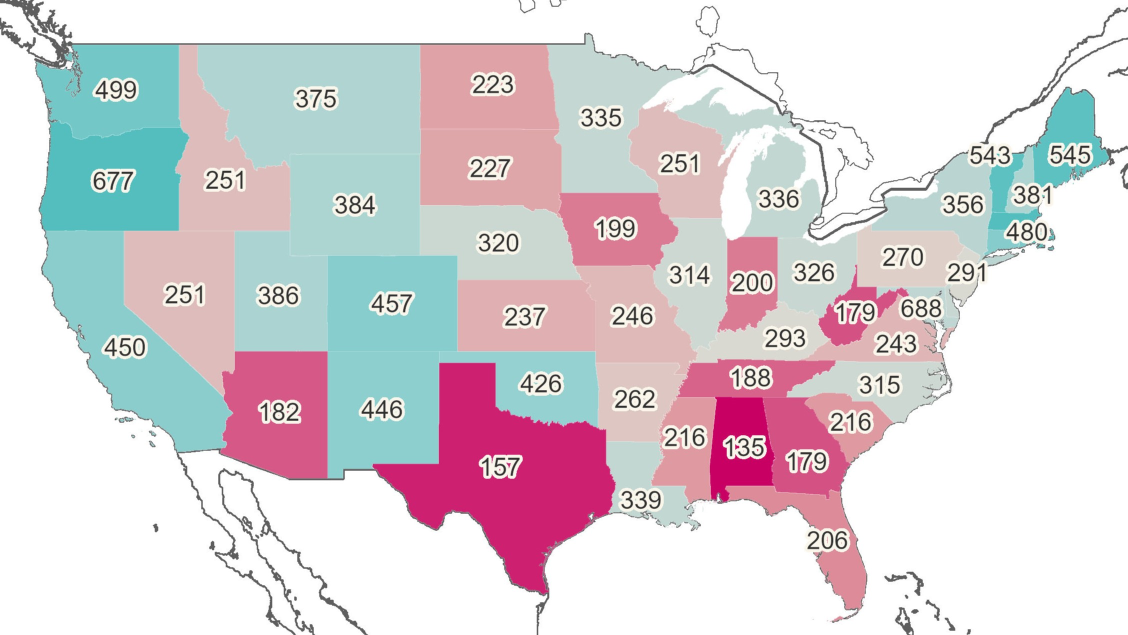
#> input picture data/img/mental_health.jpg, 2256 x 1270 px (shown at 1/2 size)
$ jupyter execute --allow-errors sandbox.ipynb
#> lines starting #> are read from the running program, lines starting #| are printed output that depends on the picture; after the words box and inside, x2 and y2 are one past the last pixel; in counts of white or black regions, pixels touching at a corner belong together
This is jupyter notebook for teamates who are not familar with command line interface

[cell 1]
import pandas as pd

[cell 2]
path = '../data/haunted_places.tsv'
#> (the rest of this cell did not finish here and is left out)

#> (a cell that did not finish here is left out)

[cell 4]
import requests
from bs4 import BeautifulSoup
import pandas as pd
from datetime import datetime

##################################################################################3
# Source 1 : https://www.timeanddate.com/astronomy/usa

def webcrawl_daylight():
    # URL of interest
    url = "https://www.timeanddate.com/astronomy/usa"

    # 1. Fetch the page content
    response = requests.get(url)
    if response.status_code != 200:
        print(f"Failed to retrieve page, status code: {response.status_code}")
        return None, None

    # 2. Parse the HTML
    soup = BeautifulSoup(response.text, 'html.parser')

    # 3. Find the target table (class="zebra fw tb-sm zebra")
    table = soup.find('table', {'class': 'zebra fw tb-sm zebra'})
    if not table:
        print("Could not find the expected table on the page.")
        return None, None

    data = []

    # 4. Loop over each row in the table (skipping the header)
    rows = table.find_all('tr')[1:]  # first row is the header
    for row in rows:
        cols = row.find_all('td')
        if len(cols) < 3:
            # Not a valid data row
            continue

        # Column 0: City/State info (e.g. "Adak (AK)")
        city_state_full = cols[0].get_text(strip=True)

        # Attempt to parse city and state.
        # The format might be something like "Adak (AK)" or "Akron – Ohio – USA"
        # Adjust parsing logic according to actual structure you see on the site.
        # For demonstration, let's do a simple split:
        if " – " in city_state_full:
            parts = [p.strip() for p in city_state_full.split("–")]
            if len(parts) >= 2:
                city = parts[0]
                state = parts[1]
            else:
                city = city_state_full
                state = "Unknown"
        else:
            # If the string is like "Adak (AK)"
            city = city_state_full
            # Extract something in parentheses as state, e.g. (AK)
            # This is optional and depends on the site’s structure
            if "(" in city_state_full and ")" in city_state_full:
                state = city_state_full[city_state_full.index("(")+1 : city_state_full.index(")")]
                # Also remove the parentheses from city name
                city = city_state_full.split("(")[0].strip()
            else:
                state = "Unknown"

        # Column 1: Sunrise time (might include '↑')
        sunrise_str = cols[1].get_text(strip=True)
        # Column 2: Sunset time (might include '↓')
        sunset_str = cols[2].get_text(strip=True)

        # Remove unwanted symbols/characters
        for arrow in ['↑', '↓']:
            sunrise_str = sunrise_str.replace(arrow, '').strip()
            sunset_str = sunset_str.replace(arrow, '').strip()

        # 5. Parse times into datetime objects so we can compute the difference
        # Use a dummy date to parse times
        date_str = "2025-01-01"

        try:
            sunrise_dt = datetime.strptime(date_str + " " + sunrise_str, "%Y-%m-%d %I:%M %p")
            sunset_dt = datetime.strptime(date_str + " " + sunset_str, "%Y-%m-%d %I:%M %p")
            # Compute difference in hours
            daylight_minutes = (sunset_dt - sunrise_dt).total_seconds() / 60
        except Exception as e:
            # If parsing fails, skip
            print(f"Parsing error for city={city}, sunrise={sunrise_str}, sunset={sunset_str}, error={e}")
            continue

        data.append({
            "city": city,
            "state": state,
            "sunrise": sunrise_dt.strftime("%I:%M %p"),
            "sunset": sunset_dt.strftime("%I:%M %p"),
            "daylight_minutes": daylight_minutes
        })

    # 6. Create a DataFrame
    df = pd.DataFrame(data)

    avg_major_cities = df['daylight_minutes'].mean()

    # [7 lines of commented-out code are left out]

    return df, avg_major_cities

def generate_daylight_avg_by_state():
    # avg_by_state has two columns: [state, avg_daylight_minutes]
    df, avg_daylight_of_major_cities = webcrawl_daylight()
    if df is not None and avg_daylight_of_major_cities is not None:
        print("\n--- Raw Data (City-Level) ---")
        print(df.head(20))

        print("\n--- Average Daylight Hours of major cities ---")
        #print(avg_daylight_of_major_cities.sort_values("avg_daylight_minutes", ascending=False))
    #avg_daylight_of_major_cities.to_csv('../data/daylight_s1')
    return round(avg_daylight_of_major_cities,1)

generate_daylight_avg_by_state()
#> (the call stopped at in webcrawl_daylight, `response = requests.get(url)`: the network is not available in this run)

[cell 5]
temp = 5
x = {"A":[1,2,3,4],"B":[5,6,7,8]}
df = pd.DataFrame(x)
df["C"] = df["B"] - temp
df

[cell 6]
import cv2
import pytesseract
import numpy as np
import re

# If Tesseract is not in your PATH, uncomment and specify its location:
pytesseract.pytesseract.tesseract_cmd = r"C:\Program Files\Tesseract-OCR\tesseract.exe"

# Hard-coded dictionary of approximate center coordinates for each state:
states_coords = {
    "Alabama": (1480, 890),
    "Arizona": (560, 830),
    "Arkansas": (1270, 800),
    "California": (250, 695),
    "Colorado": (780, 605),
    "Connecticut": (2000, 485),
    "Delaware": (1850, 615),
    "Florida": (1660, 1080),
    "Georgia": (1615, 920),
    "Idaho": (450, 360),
    "Illinois": (1380, 550),
    "Indiana": (1490, 590),
    "Iowa": (1230, 460),
    "Kansas": (1040, 640),
    "Kentucky": (1560, 670),
    "Louisiana": (1280, 1000),
    "Maine": (2140, 310),
    "Maryland": (1850, 620),
    "Massachusetts": (1995, 440),
    "Michigan": (1560, 420),
    "Minnesota": (1200, 230),
    "Mississippi": (1380, 880),
    "Missouri": (1270, 630),
    "Montana": (630, 195),
    "Nebraska": (1000, 480),
    "Nevada": (360, 590),
    "New Hampshire": (2060, 390),
    "New Jersey": (1930, 550),
    "New Mexico": (760, 820),
    "New York": (1920, 410),
    "North Carolina": (1760, 760),
    "North Dakota": (990, 170),
    "Ohio": (1630, 545),
    "Oklahoma": (1080, 770),
    "Oregon": (225, 360),
    "Pennsylvania": (1800, 540),
    "Rhode Island": (2060, 485),
    "South Carolina": (1700, 850),
    "South Dakota": (980, 340),
    "Tennessee": (1510, 760),
    "Texas": (1000, 930),
    "Utah": (560, 590),
    "Vermont": (1980, 315),
    "Virginia": (1800, 680),
    "Washington": (235, 178),
    "West Virginia": (1710, 650),
    "Wisconsin": (1360, 330),
    "Wyoming": (715, 410),
}

# Path to your image (2256x1270):
image_path = "../data/img/mental_health_04.jpg"

# Read the image
image = cv2.imread(image_path)

crop_w, crop_h = 140, 70
results = {}

#> (the rest of this cell did not finish here and is left out)

[cell 7]
import cv2
import pytesseract
import numpy as np
import re

# If Tesseract is not in your PATH, uncomment and specify its location:
pytesseract.pytesseract.tesseract_cmd = r"C:\Program Files\Tesseract-OCR\tesseract.exe"

# Hard-coded dictionary of approximate center coordinates for each state:
states_coords = {
    "Alabama": (1480, 890),
    "Arizona": (560, 830),
    "Arkansas": (1270, 800),
    "California": (250, 695),
    "Colorado": (780, 605),
    "Connecticut": (2000, 485),
    "Delaware": (1850, 615),
    "Florida": (1660, 1080),
    "Georgia": (1615, 920),
    "Idaho": (450, 360),
    "Illinois": (1380, 550),
    "Indiana": (1490, 590),
    "Iowa": (1230, 460),
    "Kansas": (1040, 640),
    "Kentucky": (1560, 670),
    "Louisiana": (1280, 1000),
    "Maine": (2140, 310),
    "Maryland": (1850, 620),
    "Massachusetts": (1995, 440),
    "Michigan": (1560, 420),
    "Minnesota": (1200, 230),
    "Mississippi": (1380, 880),
    "Missouri": (1270, 630),
    "Montana": (630, 195),
    "Nebraska": (1000, 480),
    "Nevada": (360, 590),
    "New Hampshire": (2060, 390),
    "New Jersey": (1930, 550),
    "New Mexico": (760, 820),
    "New York": (1920, 410),
    "North Carolina": (1760, 760),
    "North Dakota": (990, 170),
    "Ohio": (1630, 545),
    "Oklahoma": (1080, 770),
    "Oregon": (225, 360),
    "Pennsylvania": (1800, 540),
    "Rhode Island": (2060, 485),
    "South Carolina": (1700, 850),
    "South Dakota": (980, 340),
    "Tennessee": (1510, 760),
    "Texas": (1000, 930),
    "Utah": (560, 590),
    "Vermont": (1980, 315),
    "Virginia": (1800, 680),
    "Washington": (235, 178),
    "West Virginia": (1710, 650),
    "Wisconsin": (1360, 330),
    "Wyoming": (715, 410),
}

# Path to your image (2256x1270):
image_path = "../data/img/mental_health.jpg"

# Read the image
image = cv2.imread(image_path)
#> image is the input picture: shape (1270, 2256, 3); mean B, G, R 215.6, 211.2, 217.8

if image is None:
    raise ValueError("Could not load image. Check the file path.")

crop_w, crop_h = 140, 70
results = {}
state_colors = {}

#> (the rest of this cell did not finish here and is left out)

[cell 8]
temp_df1 = pd.DataFrame({"state":results.keys(), "mental_health_provider":results.values()})
temp_df2 = pd.DataFrame({"state":state_colors.keys(), "mental_health_RGB":state_colors.values()})
mental_health_df = pd.merge(temp_df1, temp_df2, on='state',how='left')
add_alaska = pd.DataFrame({'state':'Alaska', 'mental_health_provider':723, 'mental_health_RGB':[(97, 186, 185)]})
add_hawaii = pd.DataFrame({'state':'Hawaii', 'mental_health_provider':299, 'mental_health_RGB':[(194, 205, 198)]})

mental_health_df = pd.concat([add_alaska, add_hawaii, mental_health_df], axis=0, ignore_index=True).sort_values('state').reset_index(drop=True)
mental_health_df

[cell 9]
import numpy as np
import pandas as pd
import cv2

def get_pipeline_coordinates():
    # Load the image
    image_path = "../data/img/gas_pipe.png"
    image = cv2.imread(image_path)
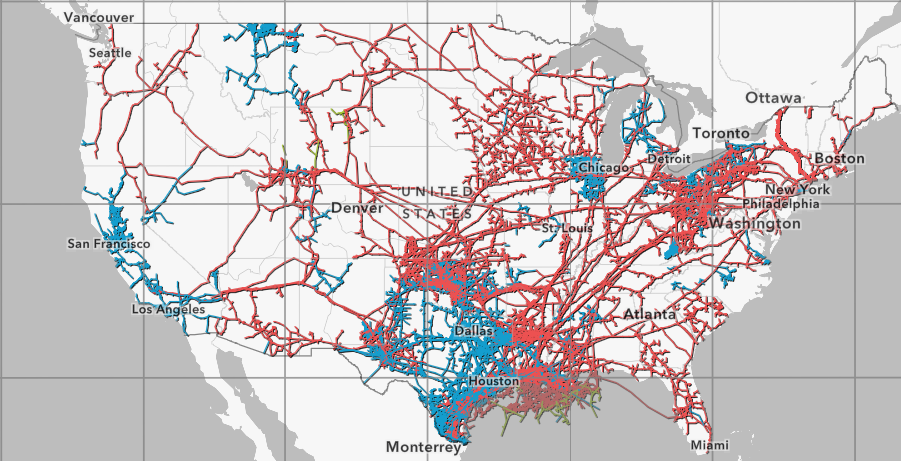
#> input picture data/img/gas_pipe.png, 901 x 461 px
#> image is the input picture: shape (461, 901, 3); mean B, G, R 199.3, 197.9, 205.2

    # Convert image to RGB
    image_rgb = cv2.cvtColor(image, cv2.COLOR_BGR2RGB)

    # Define color ranges for blue and orange in RGB format
    blue_lower = np.array([0, 0, 128])  # Approximate lower bound for blue
    blue_upper = np.array([100, 150, 255])  # Approximate upper bound for blue

    orange_lower = np.array([200, 100, 0])  # Approximate lower bound for orange
    orange_upper = np.array([255, 180, 80])  # Approximate upper bound for orange

    # Create masks for blue and orange pixels
    blue_mask = cv2.inRange(image_rgb, blue_lower, blue_upper)
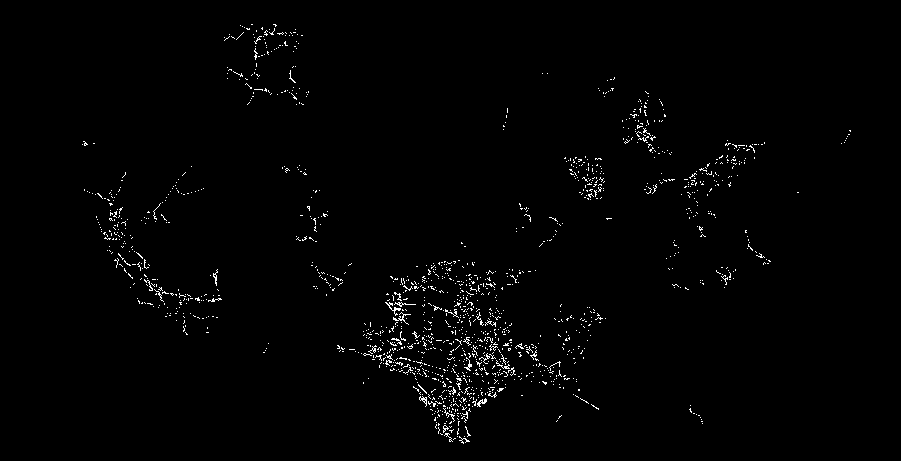
#> blue_mask: shape (461, 901); 1.2% white in thin lines or dots, all inside (x1, y1, x2, y2) = (82, 24, 851, 444)
    orange_mask = cv2.inRange(image_rgb, orange_lower, orange_upper)
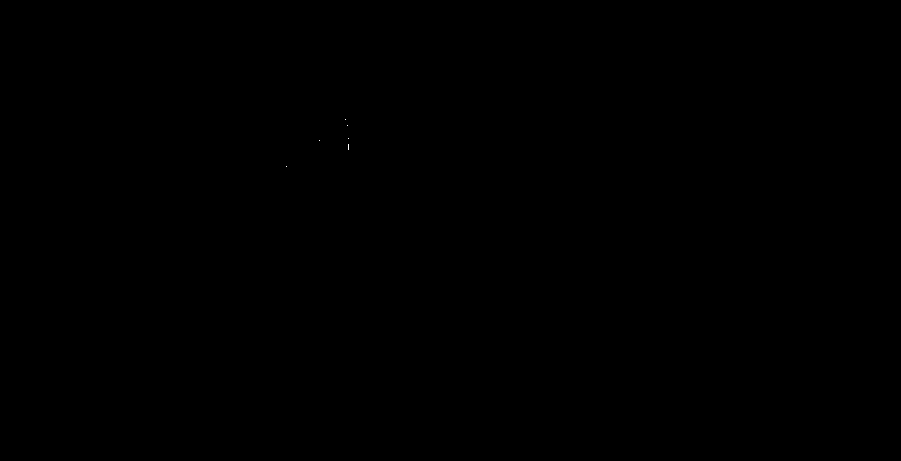
#> orange_mask: shape (461, 901); 0% white in thin lines or dots, all inside (x1, y1, x2, y2) = (286, 119, 349, 167)

    # Get pixel coordinates
    blue_pixels = np.column_stack(np.where(blue_mask > 0))
#> blue_pixels = 5105 pairs, first value 24 to 443, second value 82 to 850
    orange_pixels = np.column_stack(np.where(orange_mask > 0))
#> orange_pixels = [[119, 345], [125, 347], [138, 348], [140, 319], [144, 348], [145, 348], [146, 348], [147, 348], [148, 348], [149, 348], [166, 286]]

    # Mapping function for latitude and longitude
    def pixel_to_geo(x, y, width=901, height=461):
        lat = 25 + (50 - 25) * (1 - y / 460)  # Linear interpolation for latitude
        lon = -125 + (-70 + 125) * (x / 854)  # Linear interpolation for longitude
        return lat, lon

    # Convert pixel coordinates to geo-coordinates
    blue_coords = [pixel_to_geo(x, y) for y, x in blue_pixels]
#> blue_coords = 5105 pairs, first value 25.92 to 48.7, second value -119.7 to -70.26
    orange_coords = [pixel_to_geo(x, y) for y, x in orange_pixels]
#> orange_coords = [(43.53, -102.8), (43.21, -102.7), (42.5, -102.6), (42.39, -104.5), (42.17, -102.6), (42.12, -102.6), (42.07, -102.6), (42.01, -102.6), (41.96, -102.6), (41.9, -102.6), (40.98, -106.6)]

    # Create DataFrames for visualization
    blue_df = pd.DataFrame(blue_coords, columns=["latitude", "longitude"])
#> blue_df = table of 5105 rows and 2 columns
    orange_df = pd.DataFrame(orange_coords, columns=["latitude", "longitude"])
#> orange_df = table of 11 rows and 2 columns

    return blue_df, orange_df


# [49 lines left out: function find_nearby_points_fast, not called in this run]

# Example usage:
blue_df, orange_df = get_pipeline_coordinates()
#> blue_df = table of 5105 rows and 2 columns; orange_df = table of 11 rows and 2 columns
#> (the rest of this cell did not finish here and is left out)
